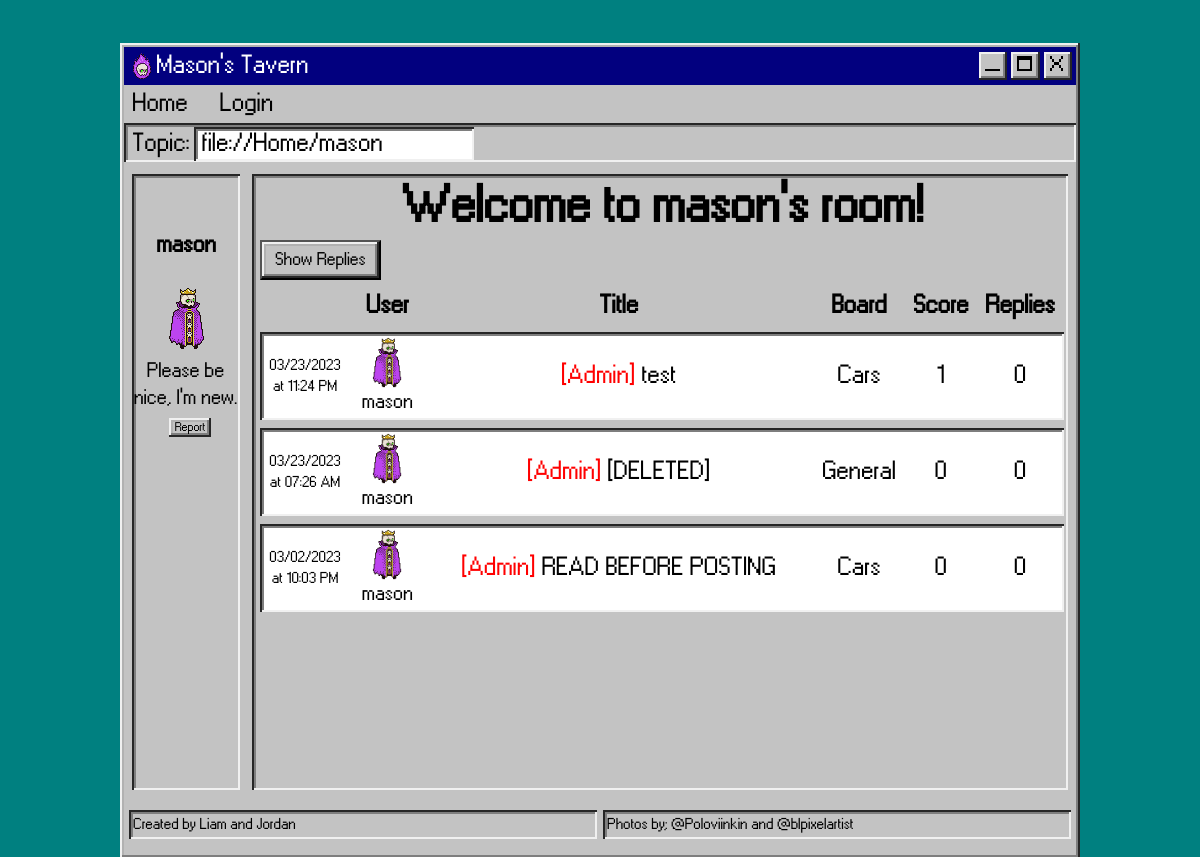
Screenshot of /ForumProject/account.php?id=1 with the database file from the repository.
### tables this page shows
CREATE TABLE `users` (
  `user_id` int(11) NOT NULL,
  `username` varchar(255) NOT NULL,
  `PASSWORD` varchar(255) NOT NULL,
  `email` varchar(255) NOT NULL,
  `is_admin` tinyint(1) NOT NULL DEFAULT 0,
  `profile_pic` varchar(255) DEFAULT 'img/user/sword.png',
  `banned` tinyint(1) NOT NULL DEFAULT 0,
  `user_bio` varchar(120) DEFAULT 'Please be nice, I''m new.'
);

CREATE TABLE `posts` (
  `post_id` int(11) NOT NULL,
  `topic_id` int(11) NOT NULL,
  `user_id` int(11) NOT NULL,
  `content` text NOT NULL,
  `created_at` timestamp NOT NULL DEFAULT current_timestamp(),
  `pinned` tinyint(1) NOT NULL DEFAULT 0,
  `score` double DEFAULT 0,
  `post_title` tinytext DEFAULT NULL,
  `deleted` tinyint(1) NOT NULL DEFAULT 0,
  `tag` varchar(20) DEFAULT '[Discussion]'
);

CREATE TABLE `topics` (
  `topic_id` int(11) NOT NULL,
  `topic_name` varchar(255) NOT NULL,
  `topic_img` varchar(40) NOT NULL,
  `topic_bio` text DEFAULT NULL
);

### ForumProject/account.php (the view, shortened to what this page needs)
<!DOCTYPE html>
<html>
<head lang="en">
    <link rel="stylesheet" href="css/general.css" />
    <link rel="stylesheet" href="css/specific-class.css" />
    <link rel="stylesheet" href="css/specific-id.css" />
    <link rel="stylesheet" href="css/global.css" />
   <?php
include "../database_mason.php";
$userName = "Somebody";
$userExists = false;
$ownAccount=false;
$profilePic = 'img/tasks/banned.png';
$bio = 'This person doesn\'t exist';
$userid=0;
$banned=false;
if(isset($_GET["id"])){
    $userid = strip_tags($_GET["id"]);
    $query = "SELECT username, profile_pic, user_bio, banned FROM users where user_id=?;";
    $sql = $connection->prepare($query);
    $sql->bind_param("i", $userid);
    $sql->execute();
    $result = $sql->get_result();
    if ($row = $result->fetch_assoc()) {
        $userName = ($row['username']);
        $profilePic = $row['profile_pic'];
        $bio = $row['user_bio'];
        $userExists = true;
   }
   }
    ?>
</head>
<body>
    <div style="overflow:hidden;">
    </div>
    <div id="window" class="outerbox">
        <div id="topbar"><img src="img/mason.png" width="28px">
            <p class="header">Mason's Tavern</p>
            <span class="rowflex-utility-main"><a href="#" class="top-buttons"><img src="img/tasks/minimise.png"></a><a href="#" onclick='fullscreen()' class="top-buttons outerbox"><img src="img/tasks/fullscreen.png"></a><a href="#" class="top-buttons outerbox" onclick="joke()">
                    <img src="img/tasks/close.png"></a></span>
        </div>
        <nav><a href="home.php">Home</a><?php
        if(isset($_SESSION['logged'])&&isset($_SESSION['username'])&&isset($_SESSION['userpic'])){
            echo("<a  href='account.php?id=".$_SESSION['logged']."' id='logAccount' name=".$_SESSION['logged'].">Account</a><a  href='#' id='logout' onclick='logout()'>Logout</a>");
            if(isset($_SESSION['admin'])){
                if($_SESSION['admin']==true){
                    if(isset($_SESSION['adminVer'])){
                        if($_SESSION['adminVer']==$_SESSION['logged']){
                            echo "<a href=admin.php id='adminPortal'>Admin Tools</a>";
                        }
                    }else{
                    echo "<a href=# id='adminPortal' onclick='adminShow()'>Admin Tools</a>";}
                }
            }
            echo("<input type=hidden id='sessionUSERID' value=".$_SESSION['logged']."></input>");
            echo("<input type=hidden id='sessionUSERNAME' value=".$_SESSION['username']."></input>");
            echo("<input type=hidden id='sessionUSERPIC' value=".$_SESSION['userpic']."></input>");
        }else{
            echo("<a href='#' id='logAccount' onclick='loginShow()'>Login</a>");
        }
        ?></nav>
        <div class="search innerbox">Topic:<span class="innersearch search innerbox">file://<a class="desktop" href="home.php">Home</a><?php
             echo ("/<a class=\"desktop\" style=\"display:inline;\" href=\"#\">". $userName . "</a>");
             ?></span>
        </div>
        <div class='flexbox'>
        <div class='innerbox accountbox'>
        <h3><?php echo $userName ?></h3>
        <img style="max-width:100px;max-height:100px;" src= <?php echo $profilePic ?>>
       <?php echo "<div style='width: 99%; overflow:auto; word-wrap:break-word;' id='accountBioCurrent'>$bio</div>";
       if($ownAccount){
        echo "<form id='bioForm' method='post'><textarea id='newBioInput' style='display:none;' type='text' maxlength='120' value='" . $bio . "'></textarea></form>";
        echo "<button id='accountBioChangeButton' style='font-size:.7em; width:65%; height:30px; font-size:.7em;' class='outerbox ratebuttons-enabled'>Change Bio</button>";
        echo "<button id='submitAccountBioChangeButton' style='font-size:.7em; width:65%; height:30px; font-size:.7em; display:none;' class='outerbox ratebuttons-enabled'>Submit</button>";
        echo "</br></br></br></br></br></br><button class='outerbox ratebuttons-enabled' onClick='pwChangeShow()' type='button' style='padding:4px 8px;width:90%;' class='outerbox' id='pwChange'>Change Password</button>";
        echo "<button  class='outerbox ratebuttons-enabled' onClick='emailChangeShow()' type='button' style='margin-top:5px;margin-bottom:5px;padding:4px 8px;width:auto;' class='outerbox' id='emailChange'>Change Email</button>";
        }else{
            if($userExists)
           echo "<span class='replyButton outerbox' onclick='createReport(this)' data-focus=\"account\" data-focusid='".$userid."' data-userid='".$userid."' data-username='".$userName."'>Report</span>";
        }
       ?>
    </div>
    <div class="rectangles innerbox" id="main2">
            <?php
            if ($banned){
                echo ("<h2 style=\"text-align:center; font-size:2em;\"><img class='mainImage' src=\"\" style=\"transform:scaleX(-1)\"><span class='topicTitle'>Welcome to " . $userName . "'s room!</span><img src=\"\" class='mainImage'></h2>");
                echo "<h1 style='color:red;text-align:center;'>BANNED</h1>";
            }else{
            if ($userExists) {
                    echo ("<h2 style=\"text-align:center; font-size:2em;\"><img class='mainImage' src=\"\" style=\"transform:scaleX(-1)\"><span class='topicTitle'>Welcome to " . $userName . "'s room!</span><img src=\"\" class='mainImage'></h2>");
                    echo("<button id='showRepliesandPosts' style='font-size:.7em; width:15%; height:40px; font-size:.7em;' class='outerbox ratebuttons-enabled' onclick='showReplies()'>Show Replies</button>");
                } else {
                   die("Oops this person doesnt exist hehe!!");
                 }
            }
            ?>
            <div id="posts">
            <?php
            $query = "SELECT username,post_title,posts.post_id,score,posts.created_at,pinned,numrep,profile_pic,tag,posts.topic_id,topic_name,deleted FROM posts JOIN users ON posts.user_id=users.user_id LEFT JOIN (SELECT post_id, COUNT(reply_id) as numrep FROM replies GROUP BY post_id) as sq1 ON posts.post_id=sq1.post_id JOIN topics ON posts.topic_id=topics.topic_id WHERE posts.user_id=? ORDER BY posts.created_at DESC;";
            $sql = $connection->prepare($query);
            $sql->bind_param("i", $userid);
            $sql->execute();
            $result = $sql->get_result();
            if (mysqli_num_rows($result) > 0) {
                echo ("<table class=\"accountTable\" id='accountTable'><thead><tr><th></th><th>User</th><th>Title</th><th>Board</th><th>Score</th><th>Replies");
                if($userExists&&$ownAccount){
                    echo("</th><th>Delete</th></tr></thead><tbody class=\"accountBody\">");
                }else{
                    echo("</th></thead></tr><tbody class=\"accountBody\">");
                }
                foreach ($result as $row) {
                    $replies = $row['numrep'];
                    $score = $row['score'];
                    $topic = ucfirst($row['topic_name']);
                    $isDeleted = $row['deleted'];
                    if($score==null)
                    $score=0;
                    $date_time = new DateTime($row['created_at']);
                    $date = date_format($date_time, "m/d/Y");
                    $time = date_format($date_time, "h:i A");
                    $tagClass = strtolower(trim($row['tag'],"[]"));
                    if ($replies == null)
                        $replies = 0;
                    echo ("<tr class='account-row' id='".$row['post_id']."'><td style='font-size:0.6em;'>".  $date . " </br>at ".$time. "</td><td class=\"colflex-center\" style=\"font-size:0.8em;font-weight:lighter;\"><img src=\"" . $row['profile_pic'] . "\" width=\"30px\">" . $row['username'] ."</td>");
                    echo ("<td class='titlecol'><a class='inherit searchTitle' href='post.php?post=".$row['post_id']."&topic=".$row['topic_id']."'><span class=".$tagClass.">".$row['tag']."</span> ". $row['post_title'] . "</a></td>");
                    echo("<td>" . $topic . "</td>");
                    echo("<td class='score'>" . $score . "</td><td>" . $replies . "</td>");
                    if($userExists&&$ownAccount){
                        if($isDeleted){
                            echo ("<td><a href=# class='admin-buttons innerbox' title='Delete Post'>X</a>");
                        }else{
                        echo ("<td><a href=# class='admin-buttons outerbox' title='Delete Post' onclick='deletePost(".$row['post_id'].")'>X</a>");
                        }
                    }else{
                        echo ("</tr>");
                    }
                }
                echo ("</tbody></table>");
            } else {
                echo ("$userName hasn't made any posts...");
            }
            ?>
            </div>
        </div>
        </div>
        <span class='rowflex-center footer-box'><span class="innerbox bottombox">Created by Liam and Jordan</span><span class="innerbox bottombox">Photos by; <a href='https://twitter.com/Poloviiinkin'>@Poloviinkin</a> and <a href='https://www.instagram.com/blpixelartist/'>@blpixelartist</a></span></span>
    </div>
</body>
</html>

### ForumProject/css/general.css (style rules this page uses)
a { text-decoration: none; color:inherit; }
body { font-family: "ms", Fallback, "Press Start 2P"; background: #008080; font-size: 3vmin; font-weight: normal; font-style: normal; }
h1, h2, h3, h4, h5 { margin:0px 0px; }
nav { display: flex; flex-direction: row; align-items: flex-start; padding: 0px; gap: 16px; margin-left:4px; }
nav>a { color:black; font-style: normal; box-sizing: border-box; padding-left:8px; padding-right:8px; text-decoration: none; margin-top:2px; margin-bottom:2px; }
.outerbox { box-shadow: inset -2px -2px 0px #262626, inset 2px 2px 0px #F0F0F0, inset -4px -4px 0px #7E7E7E, inset 4px 4px 0px #B1B1B1; }
.innerbox { box-shadow: inset 2px 2px 0px #262626, inset -2px -2px 0px #F0F0F0, inset 4px 4px 0px #7E7E7E; }
.colflex-center { display:flex; justify-content:space-around; flex-direction:column; padding:5px; align-items:center; }
.rowflex-utility-main { display: flex; flex-direction: row; justify-content: flex-end; align-items: center; padding: 0px; gap: 4px; width: 100%; }
.bottombox { font-size:0.6em; margin:8px 0px; padding:4px; box-sizing: border-box; min-width:39vw; display:inline-block; }
.rowflex-center { display:flex; justify-content:center; flex-direction:row; align-items:center; gap:6px; margin:0px 16px; }
button { font-family: 'ms'; }
.ratebuttons-enabled { background-color: #C3C3C3; padding: 2px 4px; box-sizing: border-box; display: inline-block; font-size: 0.8em; text-align: center; }
#postTitle, #post, .search, .topicSelect { font-size: inherit; font-family: 'ms'; background-color: white; }

### ForumProject/css/specific-class.css (style rules this page uses)
.search { background: #C3C3C3; margin-left: 4px; box-sizing: border-box; padding-left: 8px; padding-right: 8px; height: 1.5em; margin-right: 4px; }
.innersearch { display:inline-block; background:white; height:1.3em; margin-top:4px; min-width:30%; }
.titlecol { max-width: 40vw; }
.header { color:white; position: relative; width: 330px; height: 30px; line-height: 30px; }
.desktop { text-decoration: none; color: black; }
.rectangles { background: white; margin: 0px 4px; box-sizing: border-box; padding-left: 8px; padding-right: 8px; height: 100%; width: 100%; }
.top-buttons { background-color: #C3C3C3; height: 1.1em; width: 1.1em; text-align: center; display: inline; line-height: 100%; padding-right: 2px; box-sizing: border-box; box-shadow: inset -2px -2px 0px #262626, inset 2px 2px 0px #F0F0F0, inset -4px -4px 0px #7E7E7E; }
.top-buttons img { max-width: 80%; height: auto; }
.admin { color:red; }
.replyButton { background-color: #C3C3C3; font-size:0.6em; padding:2px 6px; margin-left:8px; }
.accountBody>tr>td { text-align:center; }
.accountbox { width: 9vw; min-height: 73vh; min-width:9vw; margin: 12px 12px 0px 8px; text-align: center; z-index: 3; font-size: 0.8em; box-sizing: border-box; display:table-cell; }
.accountTable { width:100%; border-collapse:separate; border-spacing: 0px 8px; margin-right:10%; }
.account-row { box-shadow: inset 2px 2px 0px #262626, inset -2px -2px 0px #F0F0F0, inset 4px 4px 0px #7E7E7E; align-items:center; background-color: white; }
.footer-box { clear:both; }
.flexbox { display: table; border-spacing: 12px; width:auto; min-height:80vh; height:auto; overflow:auto; }

### ForumProject/css/specific-id.css (style rules this page uses)
#window { position: absolute; width: 80vw; min-height: 92vh; height:auto; top:5%; left:10%; background: #C3C3C3; box-sizing:border-box; padding-bottom:1%; overflow-wrap: break-word; overflow-inline:auto; }
#topbar { display: flex; flex-direction: row; justify-content: flex-start; align-items: center; padding: 5px 4px 5px 8px; gap: 4px; position: relative; height: 1.1em; margin: 4px; margin-bottom:0px; background: #02007F; }
#main2 { height: 100%; padding-right: 4px; background-color: #C3C3C3; overflow: auto; min-height: 80vh; display:table-cell; box-sizing: border-box; max-width: 69vw; }

### rows the page displays
users: username "mason", profile_pic (picture), user_bio "Please be nice, I'm new."
posts: created_at "03/23/2023", created_at "11:24 PM", user.profile_pic (picture), user.username "mason", tag "[Admin]", post_title "test", topic.topic_name "Cars", score "1", replies "0"
posts: created_at "03/23/2023", created_at "07:26 AM", user.profile_pic (picture), user.username "mason", tag "[Admin]", post_title "[DELETED]", topic.topic_name "General", score "0", replies "0"
posts: created_at "03/02/2023", created_at "10:03 PM", user.profile_pic (picture), user.username "mason", tag "[Admin]", post_title "READ BEFORE POSTING", topic.topic_name "Cars", score "0", replies "0"
